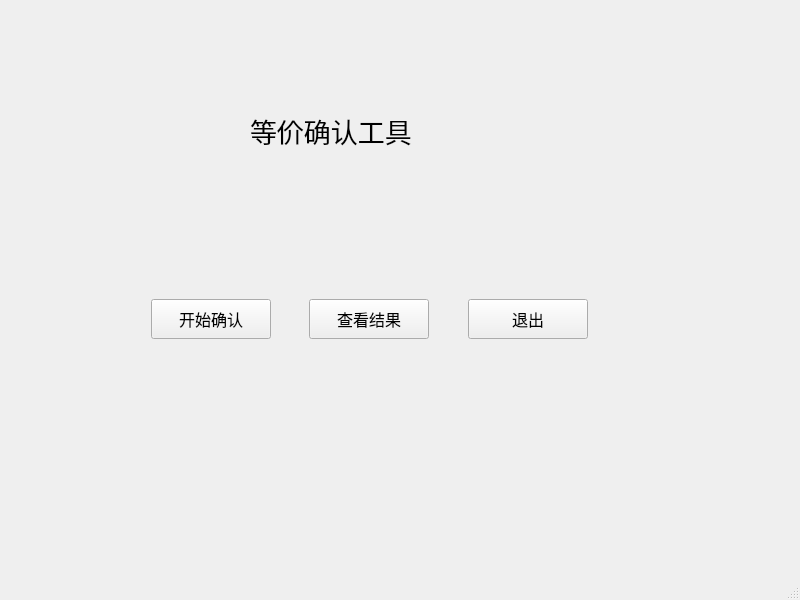
<?xml version="1.0" encoding="UTF-8"?>
<ui version="4.0">
 <class>MainWindow</class>
 <widget class="QMainWindow" name="MainWindow">
  <property name="geometry">
   <rect>
    <x>0</x>
    <y>0</y>
    <width>800</width>
    <height>600</height>
   </rect>
  </property>
  <property name="windowTitle">
   <string>MainWindow</string>
  </property>
  <widget class="QWidget" name="centralwidget">
   <widget class="QPushButton" name="startButton">
    <property name="geometry">
     <rect>
      <x>151</x>
      <y>299</y>
      <width>120</width>
      <height>40</height>
     </rect>
    </property>
    <property name="font">
     <font>
      <pointsize>12</pointsize>
     </font>
    </property>
    <property name="text">
     <string>开始确认</string>
    </property>
   </widget>
   <widget class="QPushButton" name="exitButton">
    <property name="geometry">
     <rect>
      <x>468</x>
      <y>299</y>
      <width>120</width>
      <height>40</height>
     </rect>
    </property>
    <property name="font">
     <font>
      <pointsize>12</pointsize>
     </font>
    </property>
    <property name="text">
     <string>退出</string>
    </property>
   </widget>
   <widget class="QLabel" name="label">
    <property name="geometry">
     <rect>
      <x>250</x>
      <y>100</y>
      <width>251</width>
      <height>61</height>
     </rect>
    </property>
    <property name="font">
     <font>
      <pointsize>20</pointsize>
     </font>
    </property>
    <property name="text">
     <string>等价确认工具</string>
    </property>
   </widget>
   <widget class="QPushButton" name="viewButton">
    <property name="geometry">
     <rect>
      <x>309</x>
      <y>299</y>
      <width>120</width>
      <height>40</height>
     </rect>
    </property>
    <property name="font">
     <font>
      <pointsize>12</pointsize>
     </font>
    </property>
    <property name="text">
     <string>查看结果</string>
    </property>
   </widget>
  </widget>
  <widget class="QMenuBar" name="menubar">
   <property name="geometry">
    <rect>
     <x>0</x>
     <y>0</y>
     <width>800</width>
     <height>30</height>
    </rect>
   </property>
  </widget>
  <widget class="QStatusBar" name="statusbar"/>
 </widget>
 <resources/>
 <connections/>
</ui>
